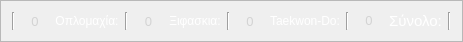
       <widget class="QFrame" name="home_row1_col2_pre">
        <property name="geometry">
         <rect>
          <x>510</x>
          <y>40</y>
          <width>463</width>
          <height>41</height>
         </rect>
        </property>
        <property name="frameShape">
         <enum>QFrame::StyledPanel</enum>
        </property>
        <property name="frameShadow">
         <enum>QFrame::Raised</enum>
        </property>
        <layout class="QHBoxLayout" name="horizontalLayout_4">
         <item>
          <widget class="Line" name="line_9">
           <property name="orientation">
            <enum>Qt::Vertical</enum>
           </property>
          </widget>
         </item>
         <item>
          <widget class="QLabel" name="sum_oplo_pre">
           <property name="font">
            <font>
             <pointsize>10</pointsize>
            </font>
           </property>
           <property name="styleSheet">
            <string notr="true">background-color: &quot;#2c3531&quot;;
color: rgb(211, 211, 211);</string>
           </property>
           <property name="text">
            <string>0</string>
           </property>
           <property name="scaledContents">
            <bool>false</bool>
           </property>
           <property name="alignment">
            <set>Qt::AlignCenter</set>
           </property>
          </widget>
         </item>
         <item>
          <widget class="QLabel" name="oplo_pres_lb">
           <property name="styleSheet">
            <string notr="true">color: rgb(255, 255, 255);</string>
           </property>
           <property name="text">
            <string>Οπλομαχία:</string>
           </property>
           <property name="alignment">
            <set>Qt::AlignCenter</set>
           </property>
          </widget>
         </item>
         <item>
          <widget class="Line" name="line_10">
           <property name="orientation">
            <enum>Qt::Vertical</enum>
           </property>
          </widget>
         </item>
         <item>
          <widget class="QLabel" name="sum_fencing_pre">
           <property name="font">
            <font>
             <pointsize>10</pointsize>
            </font>
           </property>
           <property name="styleSheet">
            <string notr="true">background-color: &quot;#2c3531&quot;;
color: rgb(211, 211, 211);</string>
           </property>
           <property name="text">
            <string>0</string>
           </property>
           <property name="scaledContents">
            <bool>false</bool>
           </property>
           <property name="alignment">
            <set>Qt::AlignCenter</set>
           </property>
          </widget>
         </item>
         <item>
          <widget class="QLabel" name="fencing_pres_lb">
           <property name="styleSheet">
            <string notr="true">color: rgb(255, 255, 255);</string>
           </property>
           <property name="text">
            <string>Ξιφασκια:</string>
           </property>
           <property name="alignment">
            <set>Qt::AlignCenter</set>
           </property>
          </widget>
         </item>
         <item>
          <widget class="Line" name="line_11">
           <property name="orientation">
            <enum>Qt::Vertical</enum>
           </property>
          </widget>
         </item>
         <item>
          <widget class="QLabel" name="sum_tkd_pre">
           <property name="font">
            <font>
             <pointsize>10</pointsize>
            </font>
           </property>
           <property name="styleSheet">
            <string notr="true">background-color: &quot;#2c3531&quot;;
color: rgb(211, 211, 211);</string>
           </property>
           <property name="text">
            <string>0</string>
           </property>
           <property name="scaledContents">
            <bool>false</bool>
           </property>
           <property name="alignment">
            <set>Qt::AlignCenter</set>
           </property>
          </widget>
         </item>
         <item>
          <widget class="QLabel" name="tae_pre_lb">
           <property name="styleSheet">
            <string notr="true">color: rgb(255, 255, 255);</string>
           </property>
           <property name="text">
            <string>Taekwon-Do:</string>
           </property>
           <property name="alignment">
            <set>Qt::AlignCenter</set>
           </property>
          </widget>
         </item>
         <item>
          <widget class="Line" name="line_12">
           <property name="frameShadow">
            <enum>QFrame::Sunken</enum>
           </property>
           <property name="orientation">
            <enum>Qt::Vertical</enum>
           </property>
          </widget>
         </item>
         <item alignment="Qt::AlignVCenter">
          <widget class="QLabel" name="sum_pres">
           <property name="font">
            <font>
             <pointsize>10</pointsize>
            </font>
           </property>
           <property name="styleSheet">
            <string notr="true">background-color: &quot;#2c3531&quot;;
color: rgb(211, 211, 211);</string>
           </property>
           <property name="text">
            <string>0</string>
           </property>
           <property name="scaledContents">
            <bool>false</bool>
           </property>
           <property name="alignment">
            <set>Qt::AlignCenter</set>
           </property>
          </widget>
         </item>
         <item>
          <widget class="QLabel" name="sum_pres_lb">
           <property name="font">
            <font>
             <pointsize>11</pointsize>
            </font>
           </property>
           <property name="styleSheet">
            <string notr="true">color: rgb(255, 255, 255);</string>
           </property>
           <property name="text">
            <string>Σύνολο:</string>
           </property>
           <property name="alignment">
            <set>Qt::AlignCenter</set>
           </property>
          </widget>
         </item>
         <item>
          <widget class="Line" name="line_13">
           <property name="orientation">
            <enum>Qt::Vertical</enum>
           </property>
          </widget>
         </item>
        </layout>
       </widget>
